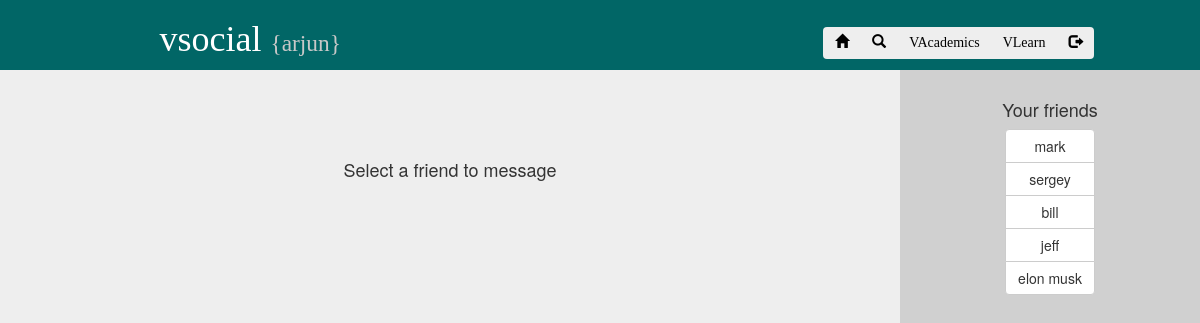
Screenshot of /messenger/index.php (signed in) with the database file from the repository.
### tables this page shows
CREATE TABLE `primaryinfo` (
  `userid` bigint(10) NOT NULL,
  `name` varchar(30) NOT NULL,
  `email` varchar(30) NOT NULL,
  `gender` varchar(1) NOT NULL,
  `age` varchar(3) NOT NULL,
  `phonenumber` varchar(15) NOT NULL,
  `address` varchar(65000) NOT NULL
);

CREATE TABLE `friend` (
  `id` bigint(100) NOT NULL,
  `userid` bigint(100) NOT NULL,
  `friendid` bigint(100) NOT NULL,
  `status` varchar(100) NOT NULL,
  `time` timestamp NOT NULL DEFAULT CURRENT_TIMESTAMP,
  `timestamp` bigint(100) NOT NULL
);

### messenger/index.php (the view, shortened to what this page needs)
<?php
include '../connection.php';
$username=$_SESSION['username'];
$sql="SELECT userid FROM usera WHERE username='$username'";
$result = mysqli_query($conn,$sql) or die("Error: ".mysqli_error($conn));
$row = mysqli_fetch_array($result);
$id=$row[0];
$sql2="SELECT name FROM primaryinfo WHERE userid='$id'";
$result2 = mysqli_query($conn,$sql2) or die("Error: ".mysqli_error($conn));
$row2 = mysqli_fetch_array($result2);
$name=$row2[0];
?>
<!doctype html>
<html lang="en">
<head>
<link rel="stylesheet" href="https://maxcdn.bootstrapcdn.com/bootstrap/3.3.7/css/bootstrap.min.css">
</head>
<body>
<div class="container-responsive">
<div class="row bstop top">
<div class="col-xs-12 col-md-5">
<h1 class="text-center d-inline">&nbsp;&nbsp;vsocial <small class="top_name">{<?php echo $name;?>}</small></h1>
</div>
<div class="col-xs-12 col-md-5 text-center">
<h1><div class="btn-group btn-group-md " role="group" aria-label="...">
	<a href="../home" class="btn btn-primary button_white"><span class="glyphicon glyphicon-home"></span></a>
  <a href="../search" class="btn btn-primary button_white"><span class="glyphicon glyphicon-search"></span></a>
  <a href="../test/homes.php" class="btn btn-primary button_white">VAcademics </a>
  <a href="../test/learn.php" class="btn btn-primary button_white">VLearn </a>
  <a href="../logout.php" class="btn button_white btn-danger"><span class="glyphicon glyphicon-log-out"></span></a>
</div></h1>
</div>
</div>
</div>
<div class="container-fluid">
<div class="row">
<div class="col-xs-12 col-md-9 text-center"><div id='result2'><br><br><br><br><h4>Select a friend to message</h3></div></div>
<div class="col-xs-12 col-md-3 text-center"style="background:#D0D0D0;height:90vh"><br><h4>Your friends</h4>
<div class="btn-group-vertical">
<?php
$friendsql="SELECT * FROM friend WHERE (userid='$id' OR friendid='$id') AND status=1";
$friendsqlresult=mysqli_query($conn,$friendsql) or die(mysqli_error($conn));
while($friendsqlrow=mysqli_fetch_array($friendsqlresult))
{
$zid1=$friendsqlrow['userid'];
$zid2=$friendsqlrow['friendid'];
if ($zid1==$id)
{
$zxsql="SELECT name FROM primaryinfo WHERE userid='$zid2'";
$zxresult = mysqli_query($conn,$zxsql) or die("Error: ".mysqli_error($conn));
$zxrow = mysqli_fetch_array($zxresult);
$zid2name=$zxrow[0];
?>
<button type="button" class='general btn btn-default' id='friend<?php echo $zid2?>'><?php echo $zid2name ?></button>
<?php
}
else
{
$zysql="SELECT name FROM primaryinfo WHERE userid='$zid1'";
$zyresult = mysqli_query($conn,$zysql) or die("Error: ".mysqli_error($conn));
$zyrow = mysqli_fetch_array($zyresult);
$zid1name=$zyrow[0];
?>
<button type="button" class='general btn btn-default' id='friend<?php echo $zid1?>'><?php echo $zid1name ?></button>
<?php
}
}
?>
</div>
</div>
</div>
</div>

### messenger/index.php (style rules this page uses)
body { padding:0px; margin:0px; background:#eee; }
.bstop { background:#EFEFEF; }
.top { font-family: 'Comfortaa', cursive; background: rgb(1,102,102); color:white; }
.top_name { color:rgb(200,200,200); }
.button_white { color:black; background: #eee; border:#eee; }

### rows the page displays
primaryinfo: name "arjun"
friend: userid.name "mark"
friend: userid.name "sergey"
friend: userid.name "bill"
friend: primaryinfo.name "jeff"
friend: primaryinfo.name "elon musk"
